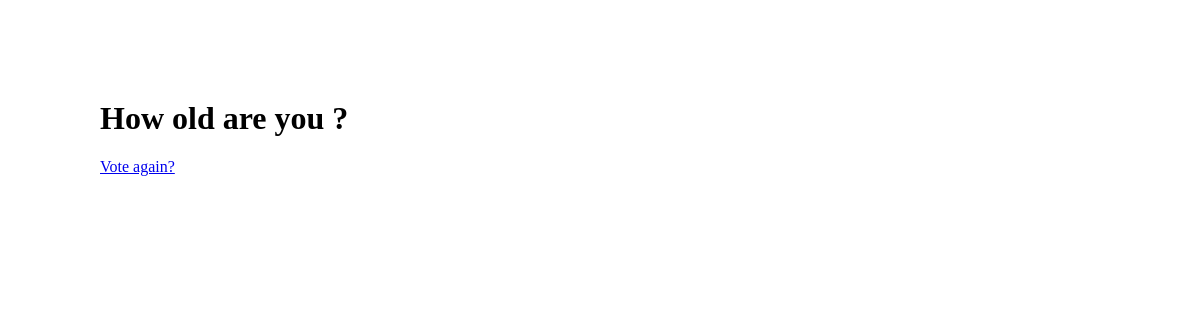
Page /polls/3/results/ on the earlier database version.
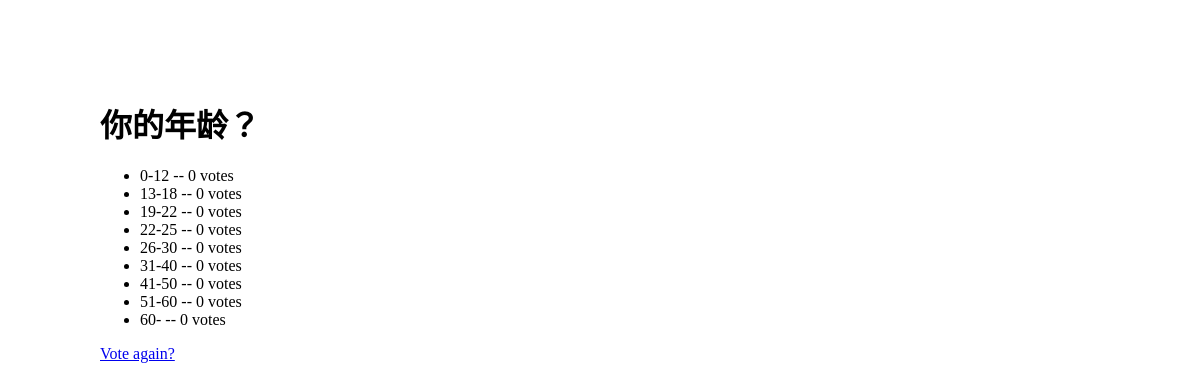
Same page on the later database version.
### polls/models.py (models this page shows, shortened)
class Question(models.Model):
    question_text = models.CharField(max_length=200)
    pub_date = models.DateTimeField('date published')
    def was_published_recently(self):
        return self.pub_date >= timezone.now() - datetime.timedelta(days=1)
    def was_published_recently(self):
        now = timezone.now()
        return now - datetime.timedelta(days=1) <= self.pub_date <= now
    was_published_recently.admin_order_field = 'pub_date'
    was_published_recently.boolean = True
    was_published_recently.short_description = 'Published recently?'

class Choice(models.Model):
    question = models.ForeignKey(Question, on_delete=models.CASCADE)
    choice_text = models.CharField(max_length=200)
    votes = models.IntegerField(default=0)

### polls/views.py (the view)
# urls.py: url(r'^(?P<pk>[0-9]+)/results/$', views.ResultsView.as_view(), name='results'),
class ResultsView(generic.DetailView):
    model = Question
    template_name = 'polls/results.html'

### polls/templates/polls/results.html (shortened to what this page needs)
<!DOCTYPE html>
<html>
<head>
    {% load static %}
    <link rel="stylesheet" type="text/css" href="{% static 'polls/style-results.css' %}" />
</head>
<body>
    <div class="content">
        <h1>{{ question.question_text }}</h1>
        <ul>
        {% for choice in question.choice_set.all %}
            <li>{{ choice.choice_text }} -- {{ choice.votes }} vote{{ choice.votes|pluralize }}</li>
        {% endfor %}
        </ul>
        <a href="{% url 'polls:detail' question.id %}">Vote again?</a>
    </div>
</body>
</html>

### polls/static/polls/style-results.css (style rules this page uses)
body { height: 1000px; }
.content { width: 1000px; margin: 100px auto; }

Differences in the rows shown:
changed Question: question_text "How old are you ?" → "你的年龄？"
added Choice: choice_text "0-12", votes "0"
added Choice: choice_text "13-18", votes "0"
added Choice: choice_text "19-22", votes "0"
added Choice: choice_text "22-25", votes "0"
added Choice: choice_text "26-30", votes "0"
added Choice: choice_text "31-40", votes "0"
added Choice: choice_text "41-50", votes "0"
added Choice: choice_text "51-60", votes "0"
added Choice: choice_text "60-", votes "0"
